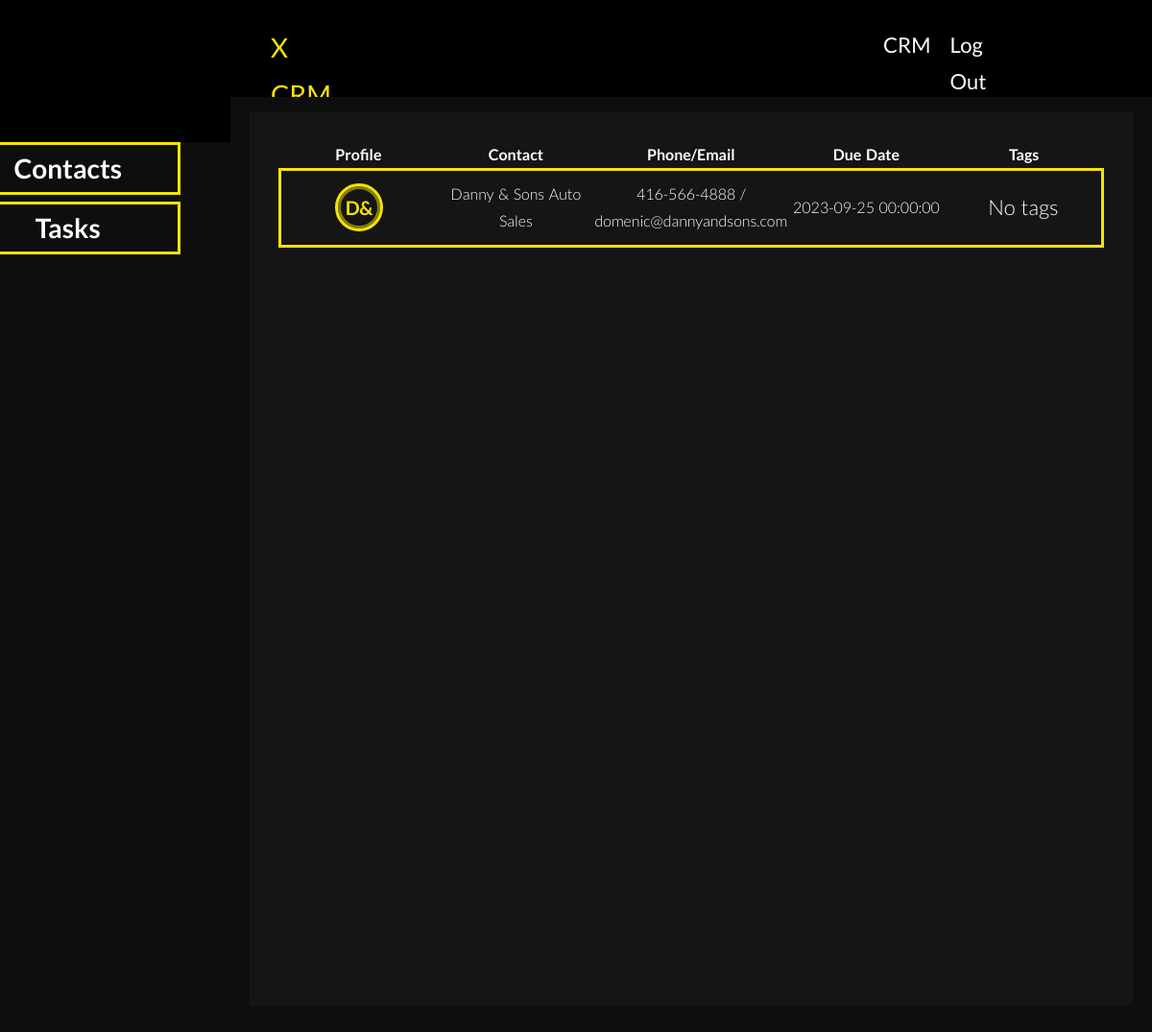
Screenshot of /upcoming_due_dates (signed in) with the database file from the repository.
### my_package/models.py (models this page shows)
class CRM(db.Model):
    __tablename__ = 'CRM'
    id = db.Column(db.Integer, primary_key=True)
    contactname = db.Column(db.String(10000))
    date = db.Column(db.DateTime(timezone=True), default=func.now())
    user_id = db.Column(db.Integer, db.ForeignKey('user.id'))
    Contact = db.Column(db.String(10000))
    PhoneEmail = db.Column(db.String(10000))
    tags = db.relationship('Tags', secondary=crm_tags, lazy='subquery', back_populates='contacts')
    notes = db.relationship('Note', backref='contact', lazy=True)
    user = db.relationship('User', back_populates='crm')
    contactlastname = db.Column(db.String(10000))
    contactbillingaddress = db.Column(db.String(10000))
    contactbillingaddresscity = db.Column(db.String(10000))
    contactbillingaddressstate = db.Column(db.String(10000))
    contactbillingaddresscountry = db.Column(db.String(10000))
    contactbillingaddresszip = db.Column(db.String(10000))
    leadstatus = db.Column(db.String(10000))
    contactemail = db.Column(db.String(10000))
    contactphone = db.Column(db.String(10000))
    contactcompany = db.Column(db.String(10000))
    organization_id = db.Column(db.Integer, db.ForeignKey('organization.id'))
    organization = db.relationship('Organization', back_populates='contacts')

class Note(db.Model):
    id = db.Column(db.Integer, primary_key=True)
    content = db.Column(db.String(10000))
    created_at = db.Column(db.DateTime(timezone=True), default=func.now())
    contact_id = db.Column(db.Integer, db.ForeignKey('CRM.id'))
    due_date = db.Column(db.DateTime(timezone=True), nullable=True)
    organization_id = db.Column(db.Integer, db.ForeignKey('organization.id'))
    organization = db.relationship('Organization', back_populates='notes')

### app.py (the view)
@app.route('/upcoming_due_dates', methods=['GET'])
@login_required
def upcoming_due_dates():
    current_time = datetime.utcnow()
    page = request.args.get('page', 1, type=int)
    per_page = 10  # Number of items per page
    query = (db.session.query(CRM, Note)
             .join(Note, Note.contact_id == CRM.id)
             .filter(Note.due_date > current_time)
             .filter(CRM.organization_id == current_user.organization_id)
             .order_by(Note.due_date.asc()))
    items = query.offset((page - 1) * per_page).limit(per_page).all()
    total_items = query.count()
    total_pages = ceil(total_items / per_page)  # Calculate total pages
    pages = list(range(1, total_pages + 1))
    next_url = url_for('upcoming_due_dates', page=page + 1) if page < total_pages else None
    prev_url = url_for('upcoming_due_dates', page=page - 1) if page > 1 else None
    return render_template('upcoming_due_dates.html',
                           contacts_with_due_dates=items,
                           next_url=next_url,
                           prev_url=prev_url,
                           total_pages=total_pages,
                           current_page=page,
                           pages=pages,
                           user=current_user)

### app.py (called while the page is built)
@login_manager.user_loader
def load_user(id):
    return User.query.get(int(id))

### my_package/templates/upcoming_due_dates.html (shortened to what this page needs)
{% extends 'layout.html' %} {% block content %}
<div class="crm-page">
    <div class="crm-menu">
        <div class="contacts-block">
            <a class="contacts-link" href="/CRM">
                <span class="contacts">Contacts</span>
            </a>
        </div>
        <div class="contacts-block">
            <a class="contacts-link" href="/upcoming_due_dates">
                <span class="contacts">Tasks</span>
            </a>
        </div>
    </div>
    <div class="crm-inner-page">
        <div class="crm-upper-static">
        </div>
        <div class="crm-contacts">
            <table class="contacts-section">
                <tr class="crm-header">
                    <th class="crm-header-item">Profile</th>
                    <th class="crm-header-item">Contact</th>
                    <th class="crm-header-item">Phone/Email</th>
                    <th class="crm-header-item">Due Date</th>
                    <th class="crm-header-item">Tags</th>
                </tr>
                {% if contacts_with_due_dates and total_pages is defined %}
                    {% for contact, note in contacts_with_due_dates %}
                    <tr class="crm-info-row" data-href="{{ url_for('contact_detail', id=contact.id) }}">
                        <td class="crm-info">
                            {% set initials = '' %}
                        {% if contact.Contact %}
                            {% set names = contact.Contact.split(' ') %}
                            {% set initials = names[0][0].upper() if names[0] else '' %}
                            {% set initials = initials + (names[1][0].upper() + names[2][0].upper() if names|length > 1 and names[1] else names[0][-1].upper()) %}
                        {% elif contact.contactcompany %}
                            {% set names = contact.contactcompany.split(' ') %}
                            {% set initials = names[0][0].upper() if names[0] else '' %}
                            {% set initials = initials + (names[1][0].upper())%}
                        {% elif contact.contactfirstname and contact.contactlastname %}
                            {% set initials = contact.contactfirstname[0].upper() + contact.contactlastname[0].upper() %}
                        {% elif contact.contactfirstname %}
                            {% set initials = contact.contactfirstname[0].upper() + contact.contactfirstname[-1].upper() %}
                        {% elif contact.contactlastname %}
                            {% set initials = contact.contactlastname[0].upper() + contact.contactlastname[-1].upper() %}
                        {% else %}
                            {% set initials = 'XX' %}
                        {% endif %}
                            <div class="center-div">
                                <a class='contact-link' href="{{ url_for('contact_detail', id=contact.id) }}">
                                    <div class="profile-picture" data-initial="{{ initials }}"></div>
                                </a>
                            </div>
                        </td>
                        <td class="crm-info">
                            <a class='contact-link' href="{{ url_for('contact_detail', id=contact.id) }}">
                                <a>
                                    {% if contact.contactfirstname and contact.contactlastname%}
                                        {{ contact.contactfirstname }}
                                    {% elif contact.contactcompany %}
                                    {{ contact.contactcompany }}
                                    {% else %}
                                        {{ contact.Contact }}
                                    {% endif %}
                                    </a>
                            </a>
                        </td>
                        <td class="crm-info">
                            <a class='contact-link' href="{{ url_for('contact_detail', id=contact.id) }}">
                                {{ contact.contactphone }} / {{ contact.contactemail }}
                            </a>
                        </td>
                        <td class="crm-info">
                            {{ note.due_date.strftime('%Y-%m-%d %H:%M:%S') }}
                        </td>
                        <td class="crm-info">
                            <ul class="tag-list">
                                {% for tag in contact.tags %}
                                    <a class="tag-btn">{{ tag.name }}</a>
                                {% else %}
                                    <p class="tag-btn-none">No tags</p>
                                {% endfor %}
                            </ul>
                        </td>
                    </tr>
                    {% endfor %}
                {% else %}
                    <tr>
                        <td colspan="5">No contacts with upcoming due dates.</td>
                    </tr>
                {% endif %}
            </table>
    </div>
</div>
</div>
{% endblock %}

### my_package/static/css/main.css (style rules this page uses)
* { margin: 0; padding: 0; box-sizing: border-box; }
:root { --header-bg-color: rgb(0, 0, 0); --textarea-bg-color: rgb(14, 14, 14); --body-bg-color: rgb(14, 14, 14); --nav-link-color: white; }
body { background: rgb(14, 14, 14); margin: auto; line-height: 1.75; font-weight: 900; word-spacing: 1.5px; font-family: 'Lato',sans-serif; font-weight: 300; }
p { font-size: 22px; font-weight: 300; }
::placeholder { color: #34dfff; opacity: 1; }
.crm-page { display: inline-block; width: 100%; height: 100%; }
.crm-menu { width: 20%; height: 80%; display:inline-block; position: relative; background-color: rgb(14, 14, 14); border-right-color: #F5E400; border-right-style: solid; border-right-width: blur(2px); left: 0; bottom: 0; top: 0; color: #F5E400; }
.contacts-block { display: block; position: relative; height: 80%; width: 110%; right: 3.8em }
.crm-inner-page { width: 80%; height: 100%; background-color: rgb(14, 14, 14); right: 0; bottom: 0; top: 6.3em; position: absolute; display: block; padding: 20px; }
.crm-upper-static { right: 0; display: inline-block; position: relative; width: 100%; height:1em; }
.crm-contacts { position: relative; display: inline-block; background-color: rgb(14, 14, 14); width: 100%; height: 80%; margin-bottom: 0em; margin-top: 0em; bottom: 2em; }
.contacts-section { display: block; width: 100%; position: relative; height: 100%; background-color: rgb(21, 21, 21); color: white; padding: 30px; }
.crm-header { display: table-row; width: 100%; text-align: center; }
.crm-header-item { margin-bottom: 3em; }
.crm-info-row { display: table-row; position: relative; background-color: rgb(21,21,21); margin-top: 3px; border-color: #F5E400; border-width: blur(2px); border-style: solid; height: 5em; padding: 1.5em; width: 100%; }
.crm-info { display: table-cell; width: 20%; text-align: center; }
.center-div { display: flex; justify-content: center; align-items: center; background-color:transparent; background: none; }
.profile-picture { display: flex; justify-content: center; align-items: center; font-weight: bold; background: none; }
.contacts-block { display: block; font-family: 'lato', 'sans-serif'; font-weight: 600; color: white; font-size: 28px; text-align: center; border-width: blur(2px); border-color: #F5E400; border-style: solid; }
.contact-link { text-decoration: none; color: white; }
.profile-picture { width: 50px; height: 50px; border-radius: 50%; background-color: transparent; color: #F5E400; text-align: center; line-height: 50px; font-size: 20px; position: relative; display: flex; justify-content: center; align-items: center; font-weight: bold; background: none; border-color: #F5E400; border-width: blur(2px); border-style: solid; }
.profile-picture::before { content: attr(data-initial); position: absolute; z-index: 2; width: 100%; text-align: center; display: flex; justify-content: center; align-items: center; font-weight: bold; background: none; }
.profile-picture::after { content: ""; position: absolute; top: 0; left: 0; width: 100%; height: 100%; background-color: transparent; border-radius: 50%; z-index: 1; opacity: 0.5; display: flex; justify-content: center; align-items: center; font-weight: bold; background: none; border-color: #F5E400; border-width: blur(2px); border-style: solid; }
.tag-list { list-style: none; padding: 0; margin: 0; display: inline-flex; }
.tag-btn-none { display: flex; margin: 0 5px; background-color: transparent; color: white; height: 2em; width: fit-content; justify-content: center; align-items: center; }
.contacts-block { display: block; position: relative; height: 10%; width: 110%; right: 3.8em; margin-bottom: 0.25em; }
.contacts-link { color: white; text-decoration: none; }

### rows the page displays
CRM: contactcompany "Danny & Sons Auto Sales", contactphone "416-566-4888", contactemail "domenic@dannyandsons.com", due_date "2023-09-25 00:00:00"
